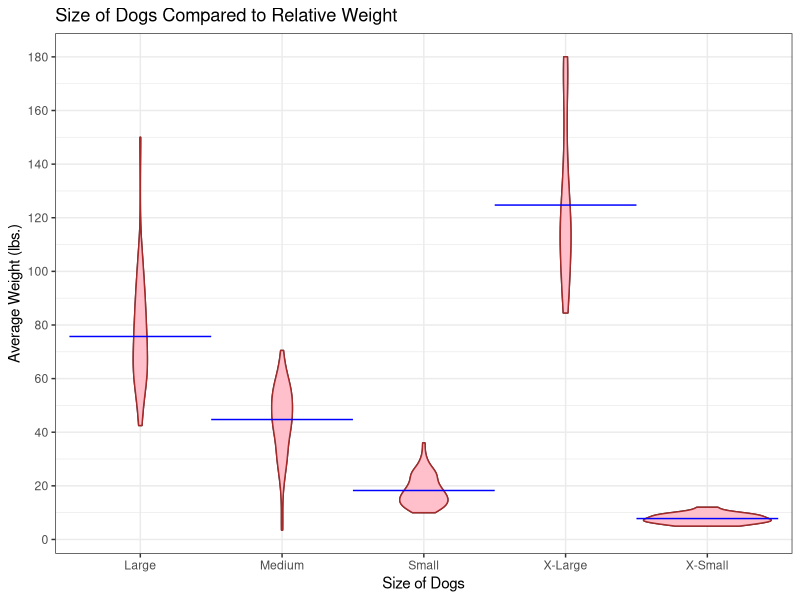
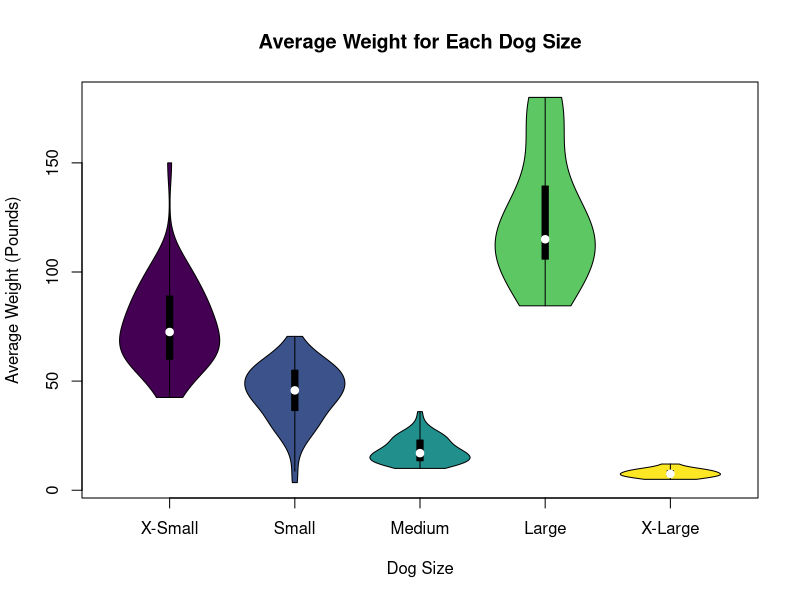

The R source for these figures, in order:
## ---- chunk 1
library(ggplot2)
library(vioplot)
library(viridis)
## ---- chunk 2
library(readr)
AmericanKennelClub.data <- read_csv("AmericanKennelClubBreedsBySize (4).csv")
#View(AmericanKennelClub.data)
## ---- chunk 3
ggplot(AmericanKennelClub.data, aes(x= `Size Category` , y= `Avg Weight (pounds)`)) + 
    geom_violin() + 
    xlab("Size of Dogs") + 
    ylab("Average Weight (lbs.)") + 
    ggtitle("Size of Dogs Compared to Relative Weight") + 
    geom_violin(colour="brown", fill="pink") + 
    stat_summary(fun="mean", geom= "crossbar", width=1, size=0.2, colour="blue") + 
    theme_bw() + 
    scale_y_continuous(breaks=seq(0,200,20)) 
  
  vioplot(AmericanKennelClub.data$`Avg Weight (pounds)` ~ AmericanKennelClub.data$`Size Category`,
        pch = 22, 
        col=viridis(5), 
        names=c("X-Small", "Small", "Medium", "Large", "X-Large"), 
        xlab= "Dog Size",
        ylab= "Average Weight (Pounds)", 
        main= "Average Weight for Each Dog Size")
